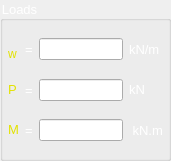
  <widget class="QGroupBox" name="gridGroupBox_5">
   <property name="geometry">
    <rect>
     <x>220</x>
     <y>490</y>
     <width>171</width>
     <height>161</height>
    </rect>
   </property>
   <property name="font">
    <font>
     <family>MS Shell Dlg 2</family>
     <pointsize>10</pointsize>
     <weight>50</weight>
     <italic>false</italic>
     <bold>false</bold>
    </font>
   </property>
   <property name="styleSheet">
    <string notr="true">font: 10pt &quot;MS Shell Dlg 2&quot;;
color: rgb(255, 255, 255);</string>
   </property>
   <property name="title">
    <string>Loads</string>
   </property>
   <layout class="QGridLayout" name="gridLayout_3">
    <property name="margin">
     <number>5</number>
    </property>
    <item row="2" column="1">
     <widget class="QLabel" name="label_42">
      <property name="font">
       <font>
        <family>MS Shell Dlg 2</family>
        <pointsize>10</pointsize>
        <weight>50</weight>
        <italic>false</italic>
        <bold>false</bold>
       </font>
      </property>
      <property name="text">
       <string>=</string>
      </property>
     </widget>
    </item>
    <item row="2" column="0">
     <widget class="QLabel" name="load3">
      <property name="font">
       <font>
        <family>MS Shell Dlg 2</family>
        <pointsize>10</pointsize>
        <weight>50</weight>
        <italic>false</italic>
        <bold>false</bold>
       </font>
      </property>
      <property name="styleSheet">
       <string notr="true">color: rgb(226, 226, 0);</string>
      </property>
      <property name="text">
       <string>&lt;html&gt;&lt;head/&gt;&lt;body&gt;&lt;p&gt;M&lt;/p&gt;&lt;/body&gt;&lt;/html&gt;</string>
      </property>
     </widget>
    </item>
    <item row="0" column="1">
     <widget class="QLabel" name="label_23">
      <property name="font">
       <font>
        <family>MS Shell Dlg 2</family>
        <pointsize>10</pointsize>
        <weight>50</weight>
        <italic>false</italic>
        <bold>false</bold>
       </font>
      </property>
      <property name="text">
       <string>=</string>
      </property>
     </widget>
    </item>
    <item row="1" column="1">
     <widget class="QLabel" name="label_40">
      <property name="font">
       <font>
        <family>MS Shell Dlg 2</family>
        <pointsize>10</pointsize>
        <weight>50</weight>
        <italic>false</italic>
        <bold>false</bold>
       </font>
      </property>
      <property name="text">
       <string>=</string>
      </property>
     </widget>
    </item>
    <item row="0" column="3">
     <widget class="QLineEdit" name="w">
      <property name="styleSheet">
       <string notr="true">color: rgb(255, 85, 255);</string>
      </property>
     </widget>
    </item>
    <item row="1" column="0">
     <widget class="QLabel" name="load2">
      <property name="font">
       <font>
        <family>MS Shell Dlg 2</family>
        <pointsize>10</pointsize>
        <weight>50</weight>
        <italic>false</italic>
        <bold>false</bold>
       </font>
      </property>
      <property name="styleSheet">
       <string notr="true">color: rgb(226, 226, 0);</string>
      </property>
      <property name="text">
       <string>&lt;html&gt;&lt;head/&gt;&lt;body&gt;&lt;p&gt;P&lt;/p&gt;&lt;/body&gt;&lt;/html&gt;</string>
      </property>
     </widget>
    </item>
    <item row="0" column="4">
     <widget class="QLabel" name="label_92">
      <property name="font">
       <font>
        <family>MS Shell Dlg 2</family>
        <pointsize>10</pointsize>
        <weight>50</weight>
        <italic>false</italic>
        <bold>false</bold>
       </font>
      </property>
      <property name="text">
       <string>&lt;html&gt;&lt;head/&gt;&lt;body&gt;&lt;p&gt;kN/m&lt;/p&gt;&lt;/body&gt;&lt;/html&gt;</string>
      </property>
     </widget>
    </item>
    <item row="1" column="3">
     <widget class="QLineEdit" name="P">
      <property name="styleSheet">
       <string notr="true">color: rgb(255, 85, 255);</string>
      </property>
     </widget>
    </item>
    <item row="1" column="4">
     <widget class="QLabel" name="label_99">
      <property name="font">
       <font>
        <family>MS Shell Dlg 2</family>
        <pointsize>10</pointsize>
        <weight>50</weight>
        <italic>false</italic>
        <bold>false</bold>
       </font>
      </property>
      <property name="text">
       <string>&lt;html&gt;&lt;head/&gt;&lt;body&gt;&lt;p&gt;kN&lt;/p&gt;&lt;/body&gt;&lt;/html&gt;</string>
      </property>
     </widget>
    </item>
    <item row="0" column="0">
     <widget class="QLabel" name="load1">
      <property name="font">
       <font>
        <family>MS Shell Dlg 2</family>
        <pointsize>10</pointsize>
        <weight>50</weight>
        <italic>false</italic>
        <bold>false</bold>
       </font>
      </property>
      <property name="styleSheet">
       <string notr="true">color: rgb(226, 226, 0);
font: 10pt &quot;MS Shell Dlg 2&quot;;</string>
      </property>
      <property name="text">
       <string>&lt;html&gt;&lt;head/&gt;&lt;body&gt;&lt;p&gt;&lt;span style=&quot; font-size:14pt; vertical-align:sub;&quot;&gt;w&lt;/span&gt;&lt;/p&gt;&lt;/body&gt;&lt;/html&gt;</string>
      </property>
     </widget>
    </item>
    <item row="2" column="3">
     <widget class="QLineEdit" name="M">
      <property name="styleSheet">
       <string notr="true">color: rgb(255, 85, 255);</string>
      </property>
     </widget>
    </item>
    <item row="2" column="4">
     <widget class="QLabel" name="label_41">
      <property name="font">
       <font>
        <family>MS Shell Dlg 2</family>
        <pointsize>10</pointsize>
        <weight>50</weight>
        <italic>false</italic>
        <bold>false</bold>
       </font>
      </property>
      <property name="text">
       <string> kN.m</string>
      </property>
     </widget>
    </item>
   </layout>
  </widget>
